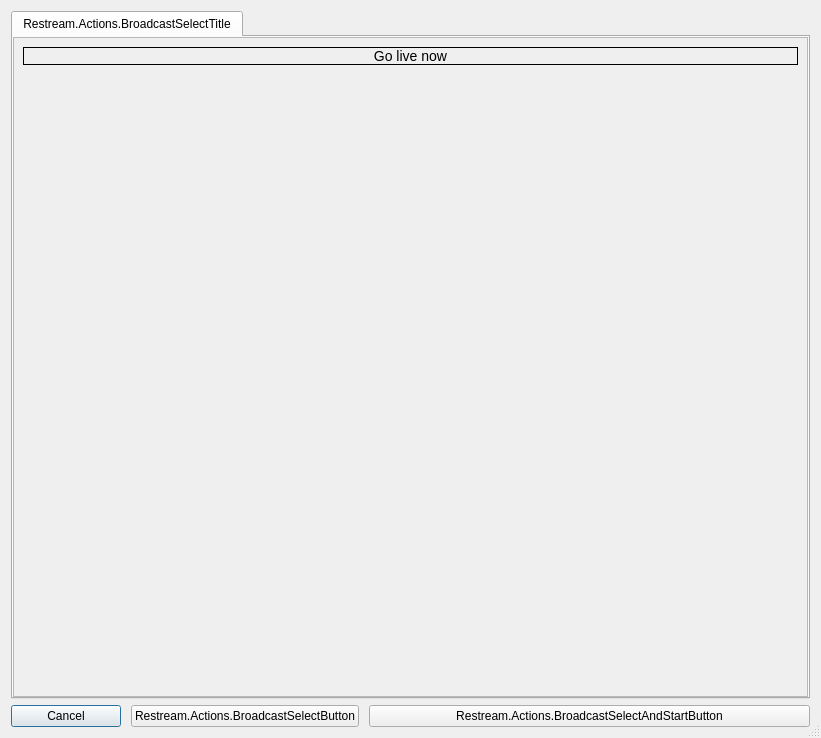
<?xml version="1.0" encoding="UTF-8"?>
<ui version="4.0">
 <class>OBSRestreamActions</class>
 <widget class="QDialog" name="OBSRestreamActions">
  <property name="geometry">
   <rect>
    <x>0</x>
    <y>0</y>
    <width>821</width>
    <height>738</height>
   </rect>
  </property>
  <property name="sizePolicy">
   <sizepolicy hsizetype="Preferred" vsizetype="Preferred">
    <horstretch>0</horstretch>
    <verstretch>0</verstretch>
   </sizepolicy>
  </property>
  <property name="windowTitle">
   <string>Restream.Actions.WindowTitle</string>
  </property>
  <property name="sizeGripEnabled">
   <bool>true</bool>
  </property>
  <layout class="QVBoxLayout" name="verticalLayout">
   <property name="spacing">
    <number>6</number>
   </property>
   <property name="sizeConstraint">
    <enum>QLayout::SetMinimumSize</enum>
   </property>
   <item>
    <widget class="QTabWidget" name="tabWidget">
     <property name="sizePolicy">
      <sizepolicy hsizetype="Preferred" vsizetype="Preferred">
       <horstretch>0</horstretch>
       <verstretch>0</verstretch>
      </sizepolicy>
     </property>
     <property name="currentIndex">
      <number>0</number>
     </property>
     <widget class="QWidget" name="ytEventList">
      <attribute name="title">
       <string>Restream.Actions.BroadcastSelectTitle</string>
      </attribute>
      <layout class="QVBoxLayout" name="verticalLayout_3">
       <property name="leftMargin">
        <number>0</number>
       </property>
       <property name="topMargin">
        <number>0</number>
       </property>
       <property name="rightMargin">
        <number>0</number>
       </property>
       <property name="bottomMargin">
        <number>0</number>
       </property>
       <item>
        <widget class="QScrollArea" name="scrollArea">
         <property name="verticalScrollBarPolicy">
          <enum>Qt::ScrollBarAsNeeded</enum>
         </property>
         <property name="widgetResizable">
          <bool>true</bool>
         </property>
         <widget class="QWidget" name="scrollAreaWidgetContents">
          <property name="geometry">
           <rect>
            <x>0</x>
            <y>0</y>
            <width>191</width>
            <height>216</height>
           </rect>
          </property>
          <property name="sizePolicy">
           <sizepolicy hsizetype="Preferred" vsizetype="Fixed">
            <horstretch>0</horstretch>
            <verstretch>0</verstretch>
           </sizepolicy>
          </property>
          <layout class="QVBoxLayout" name="verticalLayout_4">
           <item>
            <widget class="QLabel" name="label_11">
             <property name="styleSheet">
              <string notr="true">border: 1px solid black;</string>
             </property>
             <property name="text">
              <string>&lt;big&gt;Go live now&lt;/big&gt;</string>
             </property>
             <property name="textFormat">
              <enum>Qt::RichText</enum>
             </property>
             <property name="alignment">
              <set>Qt::AlignCenter</set>
             </property>
             <property name="margin">
              <number>4</number>
             </property>
            </widget>
           </item>
          </layout>
         </widget>
        </widget>
       </item>
      </layout>
     </widget>
    </widget>
   </item>
   <item>
    <widget class="QWidget" name="widget" native="true">
     <property name="sizePolicy">
      <sizepolicy hsizetype="Preferred" vsizetype="Maximum">
       <horstretch>0</horstretch>
       <verstretch>0</verstretch>
      </sizepolicy>
     </property>
     <layout class="QGridLayout" name="gridLayout_2">
      <property name="leftMargin">
       <number>0</number>
      </property>
      <property name="topMargin">
       <number>0</number>
      </property>
      <property name="rightMargin">
       <number>0</number>
      </property>
      <property name="bottomMargin">
       <number>0</number>
      </property>
      <property name="spacing">
       <number>0</number>
      </property>
      <item row="0" column="0">
       <layout class="QHBoxLayout" name="horizontalLayout_2" stretch="1,2,4">
        <property name="spacing">
         <number>10</number>
        </property>
        <property name="sizeConstraint">
         <enum>QLayout::SetNoConstraint</enum>
        </property>
        <item>
         <widget class="QPushButton" name="cancelButton">
          <property name="text">
           <string>Cancel</string>
          </property>
         </widget>
        </item>
        <item>
         <widget class="QPushButton" name="saveButton">
          <property name="text">
           <string>Restream.Actions.BroadcastSelectButton</string>
          </property>
         </widget>
        </item>
        <item>
         <widget class="QPushButton" name="okButton">
          <property name="text">
           <string>Restream.Actions.BroadcastSelectAndStartButton</string>
          </property>
         </widget>
        </item>
       </layout>
      </item>
     </layout>
    </widget>
   </item>
  </layout>
 </widget>
 <customwidgets>
  <customwidget>
   <class>ClickableLabel</class>
   <extends>QLabel</extends>
   <header>clickable-label.hpp</header>
  </customwidget>
 </customwidgets>
 <resources/>
 <connections/>
</ui>
